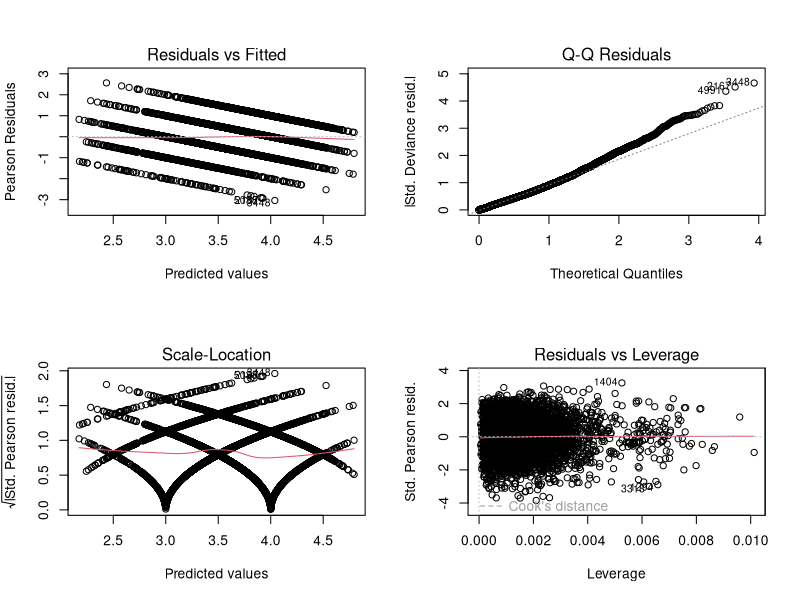
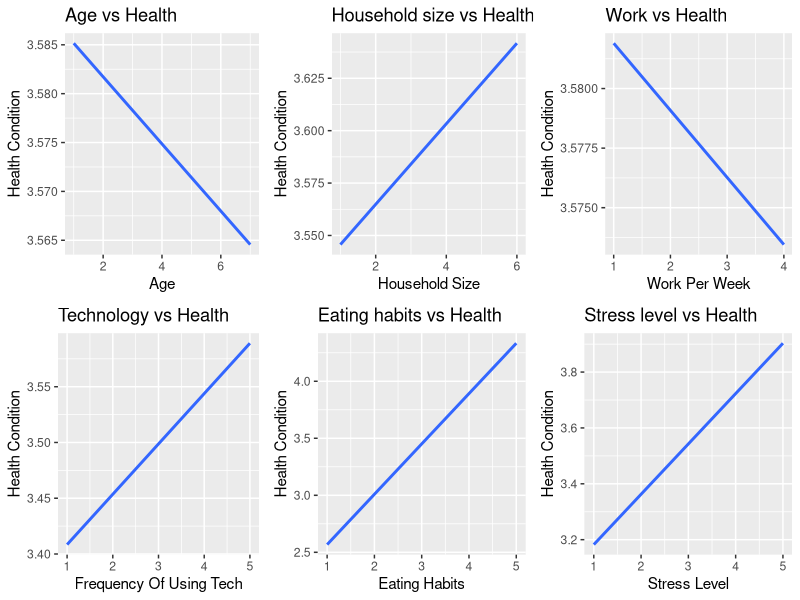

Write the R code that produced these figures, in order.
## ---- chunk 1
knitr::opts_chunk$set(echo = FALSE)
## ---- chunk 2
library(tidyverse)
library(survey)
library(ggplot2)
library(ggpubr)
library(glmnet)
library(car)
## ---- chunk 3
data <- read_csv("gss.csv")
str(data)
data<-na.omit(data)
## ---- chunk 4
#Survey Design

# stratified sample
#Assuming the data were collected using Stratified Sampling, Strata divided by province
#Assuming the population size per province is as following:
#Alberta: 3280000, British Columbia:3950000, Manitoba:1030000, New Brunswick:636000, 
#Newfoundland and Labroador:445000, Nova Scotia:789000, Ontario:11240000, 
#Prince Edward Island:120000, Quebec:6830000, Saskatchewan:880000
#Assuming Population N=29000000

N=29000000
n=length(data$health_condition)
fpc = rep(N, n)
data$fpc<-ifelse(data$province=="Alberta",3280000,
                 ifelse(data$province=="BritishColumbia",3950000,
                        ifelse(data$province=="Manitoba",1030000,
                               ifelse(data$province=="NewBrunswick",636000,
                                      ifelse(data$province=="NewfoundlandandLabroador",445000,
                                             ifelse(data$province=="NovaScotia",789000,
                                                    ifelse(data$province=="Ontario",11240000,
                                                           ifelse(data$province=="PrinceEdwardIsland",120000,
                                                                  ifelse(data$province=="Quebec",6830000,
                                                                    ifelse(data$province=="Saskatchewan",880000,0))))))))))

design_stratified<-svydesign(id=~1,strata=~province, data=data, fpc=~fpc)
svyglm_stratified <- svyglm(health_condition ~ age+as.factor(sex)+household_size+work_perweek+as.factor(regular_sports)+frequency_technology+eating_habits+stress_level, design_stratified, family="gaussian")
## ---- chunk 5
summary.lm(svyglm_stratified)
## ---- chunk 6
vif(svyglm_stratified)
## ---- chunk 7
#Diagnostics Plots
par(mfrow=c(2,2))
plot(svyglm_stratified)
## ---- chunk 8
#Linear Regression Plots
age <- ggplot(data = data) + aes(x = age, y = health_condition) + 
  geom_smooth(method = lm, se = FALSE) + labs(title = 'Age vs Health', x = 'Age', y = 'Health Condition')

household_size <- ggplot(data = data) + aes(x = household_size, y = health_condition) + 
  geom_smooth(method = lm, se = FALSE) + labs(title = 'Household size vs Health', x = 'Household Size', y = 'Health Condition')

work_perweek <- ggplot(data = data) + aes(x = work_perweek, y = health_condition) + 
  geom_smooth(method = lm, se = FALSE) + labs(title = 'Work vs Health', x = 'Work Per Week', y = 'Health Condition')

frequency_technology <- ggplot(data = data) + aes(x = frequency_technology, y = health_condition) + 
  geom_smooth(method = lm, se = FALSE) + labs(title = 'Technology vs Health', x = 'Frequency Of Using Tech', y = 'Health Condition')

eating_habits <- ggplot(data = data) + aes(x = eating_habits, y = health_condition) + 
  geom_smooth(method = lm, se = FALSE) + labs(title = 'Eating habits vs Health', x = 'Eating Habits', y = 'Health Condition')

stress_level <- ggplot(data = data) + aes(x = stress_level, y = health_condition) + 
  geom_smooth(method = lm, se = FALSE) + labs(title = 'Stress level vs Health', x = 'Stress Level', y = 'Health Condition')

ggarrange(age, household_size, work_perweek, frequency_technology, eating_habits, stress_level, ncol = 3, nrow = 2)
